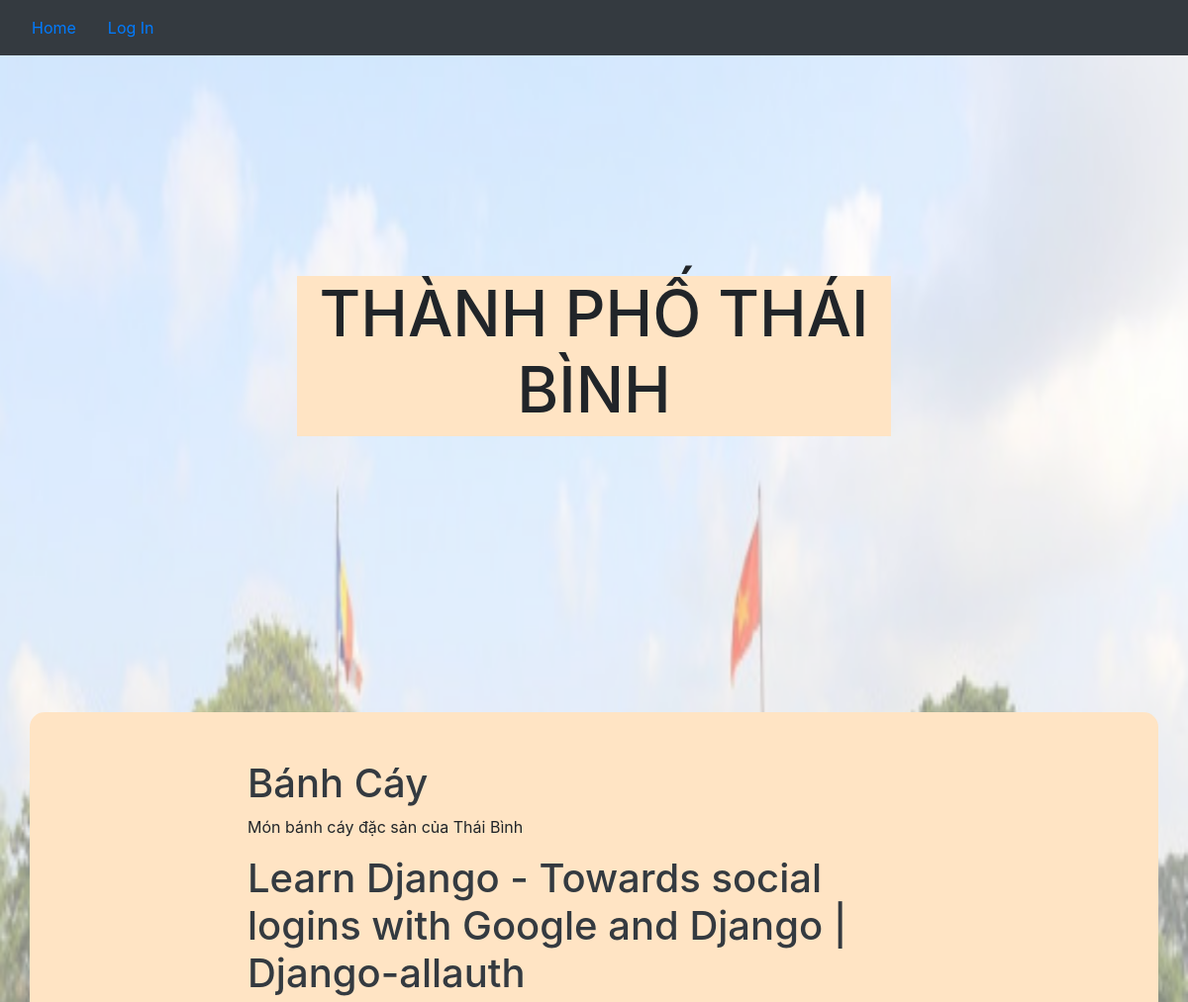
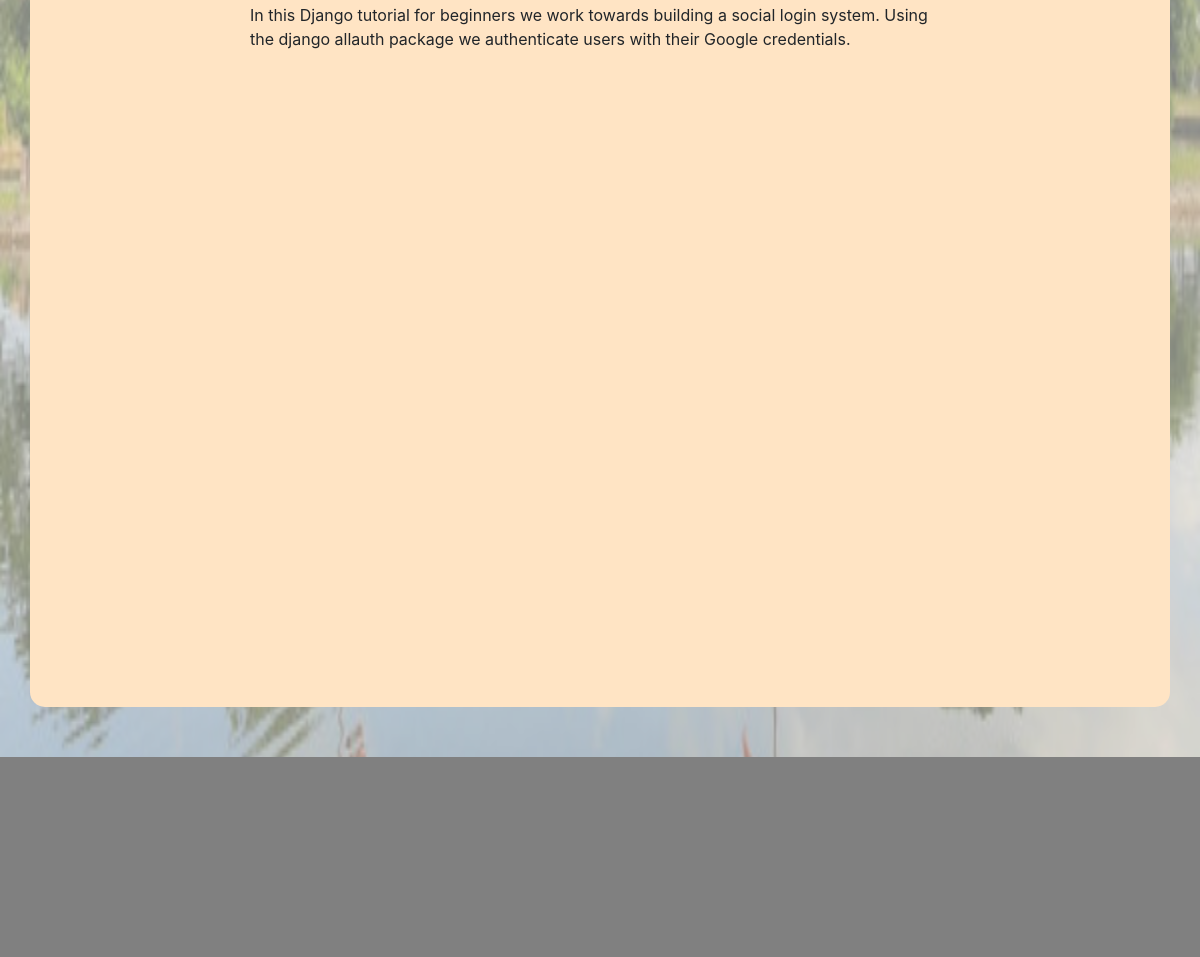
The page / on the database its author committed (2 pictures, top to bottom).
### blog/models.py (models this page shows, shortened)
class Post(models.Model):
    class NewManager(models.Manager):
        def get_queryset(self):
            return super().get_queryset().filter(status='published')
    options = (
        ('draft', 'Draft'),
        ('published', 'Published'),
    )
    title = models.CharField(max_length=250)
    category = models.ForeignKey(Category, on_delete=models.PROTECT, default = 1)
    excerpt = models.TextField(null=True)
    slug = models.SlugField(max_length=250, unique_for_date='publish')
    publish = models.DateTimeField(default=timezone.now)
    author = models.ForeignKey(
        User, on_delete=models.CASCADE, related_name='blog_posts')
    content = models.TextField()
    status = models.CharField(max_length=10, choices=options, default='draft')
    objects = models.Manager()  # default manager
    newmanager = NewManager()  # custom manager
    def get_absolute_url(self):
        return reverse('blog:post_single', args=[self.slug])
    class Meta:
        ordering = ('-publish',)

### blog/views.py (the view)
# urls.py: path('', views.home, name='homepage'),
def home(request):
    all_posts = Post.newmanager.all()
    return render(request, 'index.html', {'posts': all_posts})

### blog/templates/index.html
 {% extends "base.html" %} {% block title %} Welcome to Blog {% endblock %} {% block content %}
<div class="col">
    <div class="row" id="row-titlecard">
        <div class="titlecard">
            <h1 style="font-size:400%">THÀNH PHỐ THÁI BÌNH</h1>
        </div>
    </div>
    <div class="row" id="row-container">
        <div class="container">
            <div class="row justify-content-md-center ">
                <div class="col-md-8 pt-5 ">
                    {% for post in posts %}
                    <div class="col-12 ">
                        <h1>
                            <a class="text-dark " href="{{post.get_absolute_url}} ">{{post.title}}</a>
                        </h1>
                    </div>
                    <div class="col-12 ">
                        <p>{{post.excerpt}}</p>
                    </div>
                    {% endfor %}
                </div>
            </div>
        </div>
    </div>
    <div class="row" id="row-footer">
        <div class="footer"></div>
    </div>
</div>
{% endblock %}

### blog/templates/base.html (shortened to what this page needs)
<!doctype html>
<html lang="en">
{% load static %}
<link rel="stylesheet" href="{% static 'style.css' %}">
<head>
    <link rel="stylesheet" href="https://stackpath.bootstrapcdn.com/bootstrap/4.4.1/css/bootstrap.min.css">
</head>
<body>
    <div class="bgpic"><img src="{% static 'chua-thai-binh.jpg'%}"></div>
    <nav class="navbar fixed-top navbar-expand-lg navbar-dark bg-dark">
        <a class="nav-link" href="/">Home <span class="sr-only">(current)</span></a>
        <div class="log">{% if user.is_authenticated%}
            <a class="nav-link" href="{% url 'logout' %}">Log Out</a> {%else%} <a class="nav-link" href="{% url 'login' %}">Log In</a> {% endif %}</div>
    </nav>
    {% block content %} {% endblock %}
</body>
</html>

### blog/static/style.css (style rules this page uses)
* { box-sizing: border-box; padding: 0; margin: 0; }
.bgpic { display: flex; width: 100%; height: 100%; position: fixed; z-index: -1; opacity: 0.5; }
.container { border-radius: 15px; background-color: bisque; width: 75%; }
#row-container { min-height: 1000px; }
.titlecard { background-color: bisque; width: 50%; text-align: center; align-self: center; margin-right: auto; margin-left: auto; }
#row-titlecard { height: 720px; }
.footer { background-color: gray; width: 100%; display: flex; flex-direction: row; justify-content: space-around; }
#row-footer { margin-top: 50px; height: 200px; }

### rows shown on the page
Post: title "Bánh Cáy", excerpt "Món bánh cáy đặc sản của Thái Bình"
Post: title "Learn Django - Towards social logins with Google and Django | Django-allauth", excerpt "In this Django tutorial for beginners we work towards building a social login system. Using the django allauth package we authenticate users with their Google credentials."
